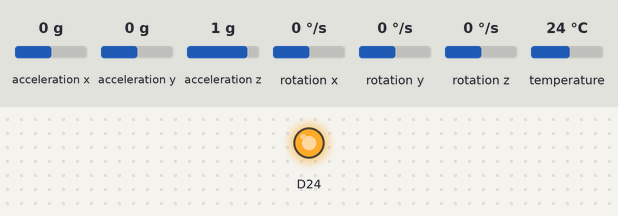
A sketch run on a simulated Arduino Nano RP2040 Connect. Parts: output pins drawn as LEDs (lit = HIGH). The inputs (shaded band) are chosen by the test bench; at power-on: acceleration x 0 g, acceleration y 0 g, acceleration z 1 g, rotation x 0 °/s, rotation y 0 °/s, rotation z 0 °/s, temperature 24 °C. What the sketch prints to the serial monitor is not drawn.

Above: at 0.1 s.
Timing chart, 0 to 1.6 s (numbered marks = the images above):
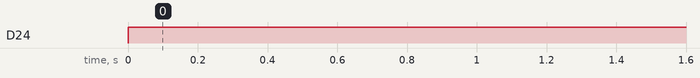

Measured:
- by itself, D24: LOW → HIGH at 0.00 s

The sketch:

Exercise4_Posture.ino
```cpp
#include <Arduino_LSM6DSOX.h>
#include <MadgwickAHRS.h>
#include <WiFiNINA.h>

Madgwick filter;
unsigned long microsPerReading, microsPrevious;
float accelScale, gyroScale;

void setup() {
  Serial.begin(9600);
  pinMode(LEDB, OUTPUT);

  // start the IMU and filter
  if (!IMU.begin()) {
      Serial.println("Failed to initialize IMU!");
      while (1);
  }
  filter.begin(104);
}

void loop() {
  float ax, ay, az;
  float gx, gy, gz;
  float roll, pitch, heading;

  int temp_deg = 0;
  IMU.readTemperature(temp_deg);
  temp_deg -= 12;

  // read raw data from IMU
  IMU.readAcceleration(ax, ay, az);
  IMU.readGyroscope(gx, gy, gz);

  // update the filter, which computes orientation
  filter.updateIMU(gx, gy, gz, ax, ay, az);

  // print the heading, pitch and roll
  //roll = filter.getRoll();
  pitch = filter.getPitch();
  //heading = filter.getYaw();
  Serial.print("Orientation: ");
  //Serial.print(heading);
  //Serial.print(" ");
  Serial.print(pitch);

  Serial.print("\t Temperatur: ");
  Serial.print(temp_deg);
  Serial.print("\n");

  //Serial.print(" ");
  //Serial.println(roll);

  if (pitch < 80 || temp_deg > 26 || temp_deg < 18) {
    digitalWrite(LEDB, HIGH);
  } else {
    digitalWrite(LEDB, LOW);
  }

  delay(5);

}
```
